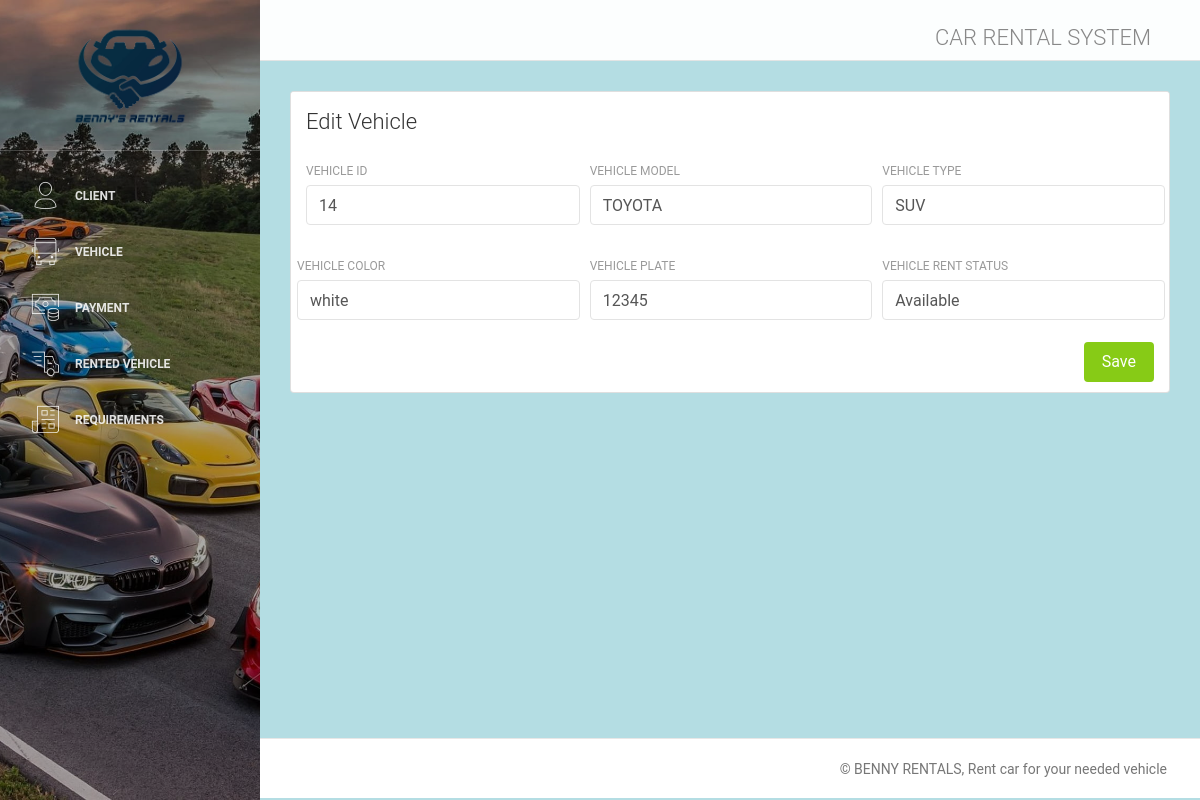
Page /vehicle_edit.php?id=14 on the committed database.
### tables this page shows
CREATE TABLE `vehicle` (
  `vehicle_id` int(255) NOT NULL,
  `vehicle_model` varchar(255) NOT NULL,
  `vehicle_type` varchar(255) NOT NULL,
  `color` varchar(255) NOT NULL,
  `plate` varchar(255) NOT NULL,
  `vehicle_status` varchar(255) NOT NULL
);

### vehicle_edit.php (the view, shortened to what this page needs)
<!DOCTYPE html>
<html lang="en">
<head>
    <link rel="stylesheet" href="https://maxcdn.bootstrapcdn.com/font-awesome/latest/css/font-awesome.min.css" />
    <link href="assets/css/bootstrap.min.css" rel="stylesheet" />
    <link href="assets/css/light-bootstrap-dashboard.css?v=2.0.0 " rel="stylesheet" />
    <link href="assets/css/demo.css" rel="stylesheet" />
</head>
<?php
        require "config/db.php";
        $id = $_GET['id'];
        $query_Id = "SELECT * FROM vehicle WHERE vehicle_id=$id";
        $result_Id = mysqli_query($conn, $query_Id);
        if(count(array($result_Id))==1){
            $vehicle = mysqli_fetch_array($result_Id);
            $vehicle_id  = $vehicle['vehicle_id'];
            $vehicle_model  = $vehicle['vehicle_model'];
            $vehicle_type = $vehicle['vehicle_type'];
            $color = $vehicle['color'];
            $plate  = $vehicle['plate'];
            $vehicle_status  = $vehicle['vehicle_status'];
        }
    ?>
<body>
    <div class="wrapper">
        <div class="sidebar"data-color="purple" data-image="assets/img/cars.png">
            <div class="sidebar-wrapper">
               <?php include('include/sidebar.php');?>
        <div class="main-panel">
            <?php include('include/navbar.php');?>
            <div class="content">
                <div class="container-fluid">
                    <div class="row">
                        <div class="col-md-12">
                            <div class="card">
                                <div class="card-header">
                                    <h4 class="card-title">Edit Vehicle</h4>
                                </div>
                                <div class="card-body">
                                    <form method="POST" action="<?php $_SERVER['PHP_SELF'];?>">
                                        <div class="row">
                                        <div class="col-md-4 pr-1">
                                                <div class="form-group">
                                                    <label>VEHICLE ID</label>
                                                    <input type="text" class="form-control" name="vehicle_id" value="<?php echo $vehicle_id; ?>" >
                                                </div>
                                            </div>
                                        <div class="col-md-4 pr-1">
                                                <div class="form-group">
                                                    <label>VEHICLE MODEL</label>
                                                    <input type="text" class="form-control" name="vehicle_model" value="<?php echo $vehicle_model; ?>" >
                                                </div>
                                            </div>
                                            <div class="col-md-4 pr-1">
                                                <div class="form-group">
                                                    <label>VEHICLE TYPE</label>
                                                    <input type="text" class="form-control" name="vehicle_type" value="<?php echo $vehicle_type; ?>" >
                                                </div>
                                            </div>
                                            <div class="col-md-4 pr-1">
                                                <div class="form-group">
                                                    <label>VEHICLE COLOR</label>
                                                    <input type="text" class="form-control" name="color" value="<?php echo $color; ?>" >
                                                </div>
                                            </div>
                                            <div class="col-md-4 pr-1">
                                                <div class="form-group">
                                                    <label>VEHICLE PLATE</label>
                                                    <input type="text" class="form-control" name="plate" value="<?php echo $plate; ?>" >
                                                </div>
                                            </div>
                                            <div class="col-md-4 pr-1">
                                                <div class="form-group">
                                                    <label>VEHICLE RENT STATUS</label>
                                                    <input type="text" class="form-control" name="vehicle_status"  value="<?php echo $vehicle_status; ?>" >
                                                </div>
                                            </div>
                                        </div>
                                        <button type="submit" name="submit" class="btn btn-success btn-fill pull-right">Save</button>
                                       <div class="clearfix"></div>
                                </form>
                               </div>
                            </div>
                        </div>
                    </div>
                </div>
            </div>
            <footer class="footer">
                <div class="container-fluid">
                    <nav>
                    <p class="copyright text-center">
                            © BENNY RENTALS,
                          Rent car for your needed vehicle
                        </p>
                    </nav>
                </div>
            </footer>
        </div>
</body>
</html>

### rows in the picture
vehicle: vehicle_id "14", vehicle_model "TOYOTA", vehicle_type "SUV", color "white", plate "12345", vehicle_status "Available"
